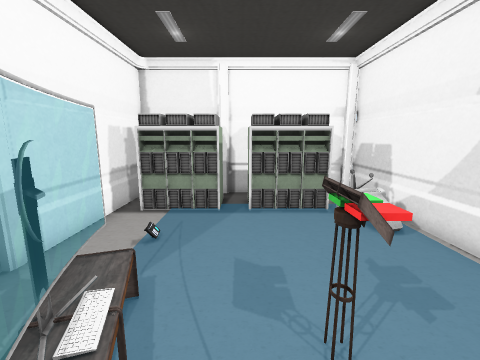
View 1 (above)

13 first-person views from a walk through a Unity game level. The camera is 1.4 m above the floor, tilts 10° down and sees 90° across. The floor is counted in squares, 0.5 m on a side. Each view is taken from the middle of a square. On the plan, view 1 faces up. The plan holds only what a view shows up to about 18 squares ahead; the rest is blank. The place goes on beyond the plan. The player is left out. Some surface patterns are stand-ins.

View 2
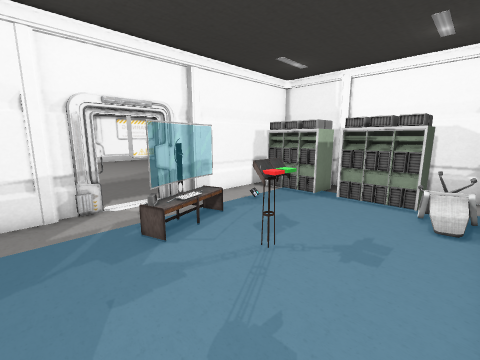

View 3
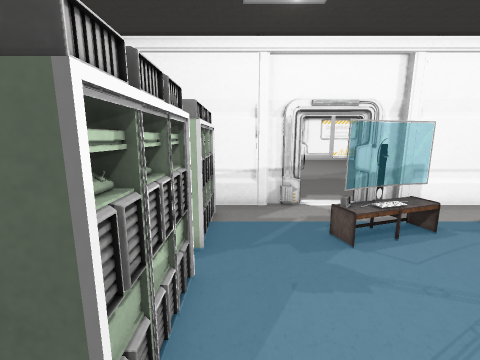

View 4
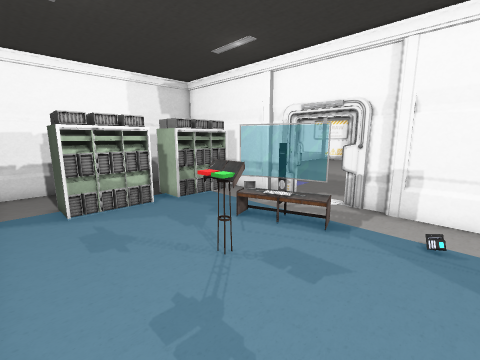

View 5
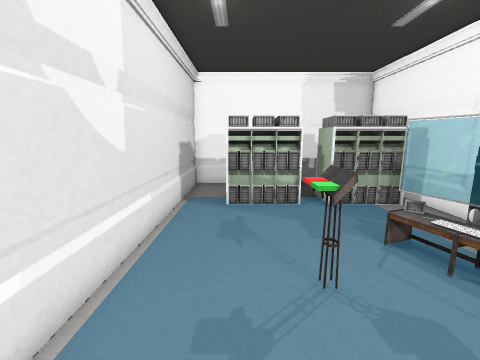

View 6
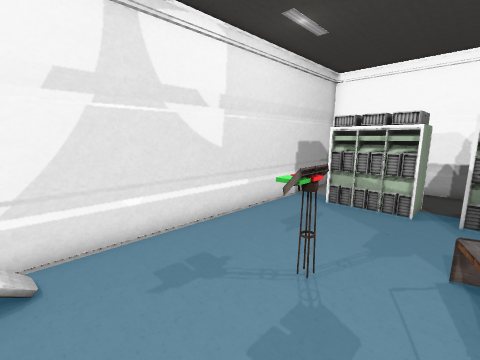

View 7
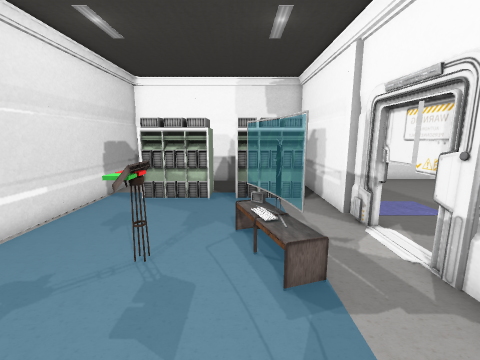

View 8
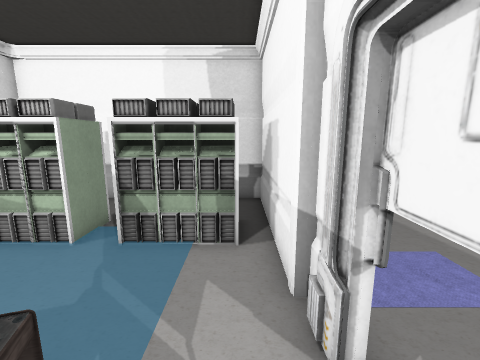

View 9
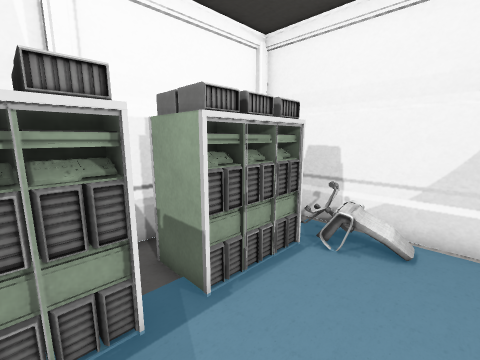

View 10
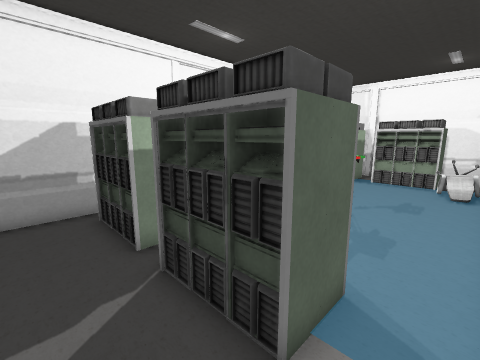

View 11
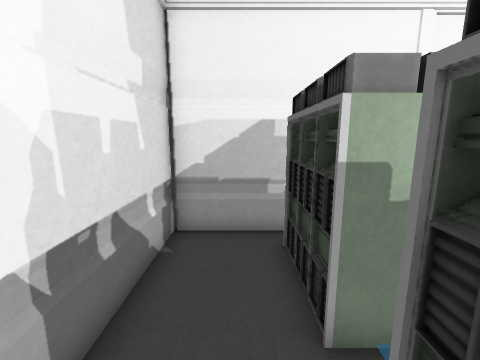

View 12
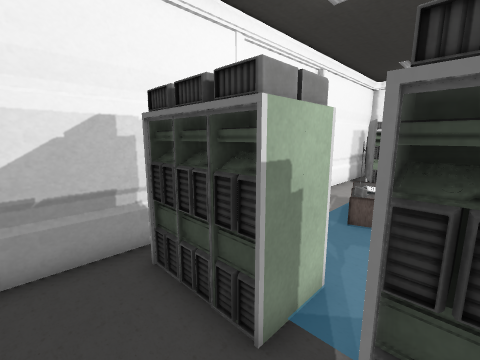

View 13
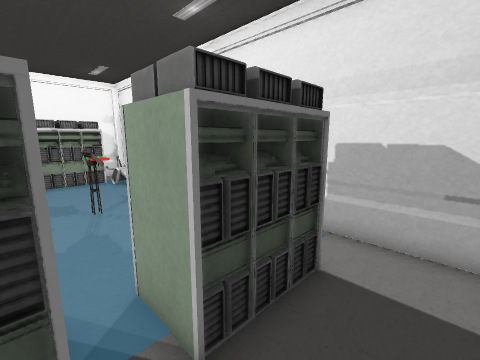

### Floor plan
Ten units are one square. View 1 is at (0, 0); x grows to the right and y downward. Boxes are objects, and circles mark ways between rooms. Rooms are numbered by the first view taken in them; rooms with no view inside come last. Other rooms are left out.
<svg viewBox="-60 -120 123 206">
<path fill="none" stroke="#000" d="M-51 -36 -52 -29M-51 -36 -52 -30M-52 -36 -51 -30M-50 -46 -50 -30M-52 -45 -52 -29M-54 -34 -54 -20M-54 -19 -54 -4M-50 -6 -50 2M-54 -46 -54 -39M-52 -6 -52 5M-55 -9 -52 -3M5 29 5 49M4 -91 4 -110M-54 1 -54 6M-8 -94 -40 -94M5 35 15 35 26 35M-50 14 -50 40M-19 35 -8 35M4 38 36 38 36 29M-10 -98 -17 -98M25 35 35 35M-34 -92 -40 -92M-39 29 -39 38 -8 38 -8 34M-40 29 -34 29M-8 -101 -29 -101M-40 31 -34 31M-39 35 -29 35 -18 35M-31 -101 -39 -101 -39 -91M4 49 4 29M36 -101 5 -101 5 -91M58 25 58 -115M36 -111 36 -94 4 -94M-50 -115 -50 -54M-52 -6 -51 2M15 46 4 46M11 43 5 43M16 40 4 40M26 46 20 46M-8 46 -14 46M30 40 24 40M36 46 25 46M36 29 36 49 36 41M-34 48 -40 48M-34 46 -40 46M58 75 58 25M-39 41 -39 49M-50 40 -50 81 52 81"/>
<rect x="-55" y="5" width="10" height="10" fill="#bbb"><title>other object</title></rect>
<rect x="-55" y="-55" width="10" height="10" fill="#bbb"><title>other object</title></rect>
<rect x="-35" y="25" width="10" height="10" fill="#bbb"><title>other object</title></rect>
<rect x="-35" y="-95" width="10" height="10" fill="#bbb"><title>other object</title></rect>
<rect x="-25" y="25" width="10" height="10" fill="#bbb"><title>other object</title></rect>
<rect x="-25" y="-35" width="10" height="20" fill="#bbb"><title>other object</title></rect>
<rect x="-25" y="-95" width="10" height="10" fill="#bbb"><title>other object</title></rect>
<rect x="-15" y="25" width="10" height="10" fill="#bbb"><title>other object</title></rect>
<rect x="-15" y="-15" width="10" height="10" fill="#bbb"><title>other object</title></rect>
<rect x="-15" y="-95" width="10" height="10" fill="#bbb"><title>other object</title></rect>
<rect x="5" y="25" width="10" height="10" fill="#bbb"><title>other object</title></rect>
<rect x="5" y="-35" width="20" height="20" fill="#bbb"><title>other object</title></rect>
<rect x="5" y="-95" width="10" height="10" fill="#bbb"><title>other object</title></rect>
<rect x="15" y="25" width="10" height="10" fill="#bbb"><title>other object</title></rect>
<rect x="15" y="-95" width="10" height="10" fill="#bbb"><title>other object</title></rect>
<rect x="25" y="25" width="10" height="10" fill="#bbb"><title>other object</title></rect>
<rect x="25" y="-95" width="10" height="10" fill="#bbb"><title>other object</title></rect>
<rect x="35" y="-95" width="10" height="10" fill="#bbb"><title>other object</title></rect>
<rect x="-35" y="45" width="10" height="10" fill="#bbb"><title>other object</title></rect>
<rect x="-25" y="45" width="10" height="10" fill="#bbb"><title>other object</title></rect>
<rect x="-15" y="45" width="10" height="10" fill="#bbb"><title>other object</title></rect>
<rect x="5" y="45" width="10" height="10" fill="#bbb"><title>other object</title></rect>
<rect x="15" y="45" width="10" height="10" fill="#bbb"><title>other object</title></rect>
<rect x="25" y="45" width="10" height="10" fill="#bbb"><title>other object</title></rect>
<circle cx="50" cy="35" r="3" fill="#2a7"/>
<text x="0" y="-30">1</text>
<text x="10" y="60">2</text>
</svg>
Room 1 opens to room 2.

Where each view was taken, in squares from view 1:
view 1: 0 up, 0 right, facing up
view 2: 2 down, 5 right, facing up-left
view 3: 2 down, 5 right, facing left
view 4: 7 up, 5 right, facing down-left
view 5: 7 up, 3 right, facing down
view 6: 7 up, 1 left, facing down-right
view 7: 8 up, 1 left, facing down
view 8: 3 up, 4 left, facing down
view 9: 6 up, 2 left, facing up-right
view 10: 7 down, 5 right, facing up-left
view 11: 6 down, 2 right, facing left
view 12: 7 down, 1 right, facing up-left
view 13: 7 down, 1 left, facing up-right
